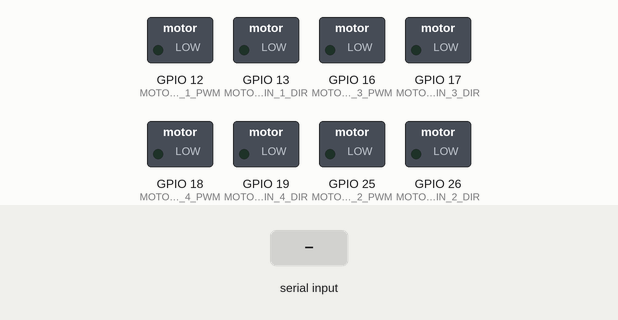
The sketch below on a simulated ESP32. On the bench: switched loads named in the sketch (green lamp = pin HIGH). The test bench sets the inputs (shaded band). What the sketch prints to the serial monitor is not drawn.

Above: at 1.2 s.
1.3 s: byte 30 received over Serial
At 1.6 s:
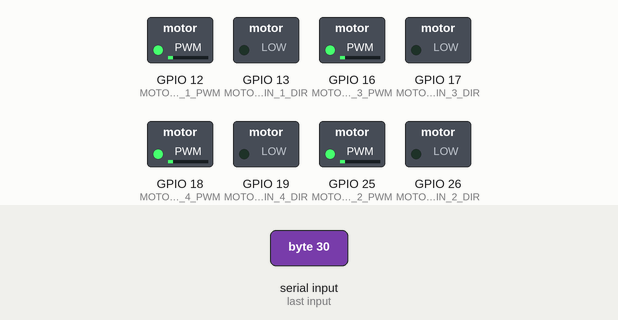
2.8 s: byte 90 received over Serial
At 3.9 s:
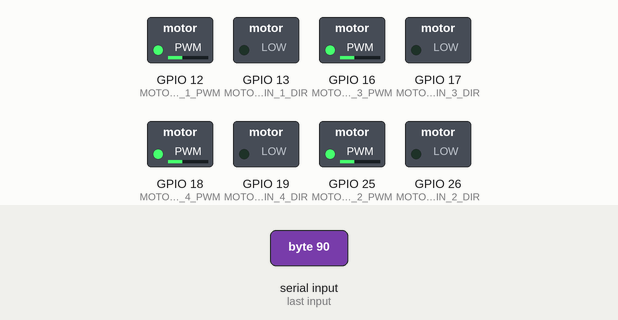
Timing chart, 0 to 9.3 s (numbered marks = the images above; inputs shaded):
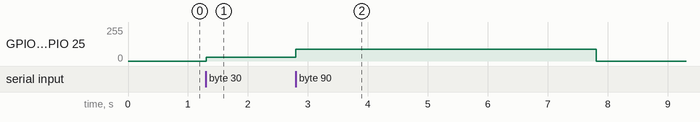

The sketch:

vibrationController.ino
```cpp
#include <driver/ledc.h>  // PWM 제어를 위한 라이브러리 추가

#define MOTOR_PIN_1_PWM 12  // 1st 진동모터
#define MOTOR_PIN_1_DIR 13
#define MOTOR_PIN_2_PWM 25  // 2nd 진동모터
#define MOTOR_PIN_2_DIR 26
#define MOTOR_PIN_3_PWM 16   // 3rd 진동모터
#define MOTOR_PIN_3_DIR 17
#define MOTOR_PIN_4_PWM 18  // 4th 진동모터
#define MOTOR_PIN_4_DIR 19

#define LEDC_FREQ 350  // PWM 주파수
#define LEDC_RESOLUTION 8  // PWM 분해능 (8비트 = 0~255)

bool motorState = false;
unsigned long lastUpdateTime = 0;

void setup() {
    Serial.begin(230400);  // USB Serial 통신 시작 (속도 230400bps로 향상)

    // 진동모터 PWM 설정
    ledcAttach(MOTOR_PIN_1_PWM, LEDC_FREQ, LEDC_RESOLUTION);
    ledcAttach(MOTOR_PIN_2_PWM, LEDC_FREQ, LEDC_RESOLUTION);
    ledcAttach(MOTOR_PIN_3_PWM, LEDC_FREQ, LEDC_RESOLUTION);
    ledcAttach(MOTOR_PIN_4_PWM, LEDC_FREQ, LEDC_RESOLUTION);

    // 모든 진동모터의 방향 제어 핀을 OUTPUT으로 설정
    pinMode(MOTOR_PIN_1_DIR, OUTPUT);
    pinMode(MOTOR_PIN_2_DIR, OUTPUT);
    pinMode(MOTOR_PIN_3_DIR, OUTPUT);
    pinMode(MOTOR_PIN_4_DIR, OUTPUT);

    // 기본 방향 설정
    digitalWrite(MOTOR_PIN_1_DIR, LOW);
    digitalWrite(MOTOR_PIN_2_DIR, LOW);
    digitalWrite(MOTOR_PIN_3_DIR, LOW);
    digitalWrite(MOTOR_PIN_4_DIR, LOW);

    Serial.println("✅ ESP32 Web Serial API 모드 시작됨!");
}

void loop() {
    if (Serial.available()) {  // USB Serial 데이터 수신
        int intensity = Serial.read();  // 수신된 데이터 읽기 (0~255 값)

        if (intensity > 0) {
            // 모든 진동모터 방향 설정
            digitalWrite(MOTOR_PIN_1_DIR, LOW);
            digitalWrite(MOTOR_PIN_2_DIR, LOW);
            digitalWrite(MOTOR_PIN_3_DIR, LOW);
            digitalWrite(MOTOR_PIN_4_DIR, LOW);

            // 진동모터 PWM 신호 출력
            ledcWrite(MOTOR_PIN_1_PWM, intensity);
            ledcWrite(MOTOR_PIN_2_PWM, intensity);
            ledcWrite(MOTOR_PIN_3_PWM, intensity);
            ledcWrite(MOTOR_PIN_4_PWM, intensity);

            Serial.printf("💥 PWM 신호 전송됨: 진동 강도 = %d (0~255)\n", intensity);

            motorState = true;
        } else {
            stopMotors();  // PWM OFF
        }

        lastUpdateTime = millis();
    }

    // 5000ms 동안 데이터가 없으면 자동으로 진동 정지
    if (motorState && millis() - lastUpdateTime > 5000) {
        Serial.println("🛑 일정 시간 신호 없음 → 진동 자동 OFF");
        stopMotors();
    }
}

// 네 개의 모터를 동시에 정지하는 함수
void stopMotors() {
    // 진동모터 정지
    ledcWrite(MOTOR_PIN_1_PWM, 0);
    ledcWrite(MOTOR_PIN_2_PWM, 0);
    ledcWrite(MOTOR_PIN_3_PWM, 0);
    ledcWrite(MOTOR_PIN_4_PWM, 0);

    // 방향 제어 핀 LOW
    digitalWrite(MOTOR_PIN_1_DIR, LOW);
    digitalWrite(MOTOR_PIN_2_DIR, LOW);
    digitalWrite(MOTOR_PIN_3_DIR, LOW);
    digitalWrite(MOTOR_PIN_4_DIR, LOW);

    Serial.println("🛑 PWM 신호 OFF (진동 정지)");
    motorState = false;
}
```

Measured:
- after the input at 1.3 s, GPIO 12 (MOTOR_PIN_1_PWM), GPIO 16 (MOTOR_PIN_3_PWM), GPIO 18 (MOTOR_PIN_4_PWM), GPIO 25 (MOTOR_PIN_2_PWM): 0/255 → 30/255 at once
- after the input at 2.8 s, GPIO 12 (MOTOR_PIN_1_PWM), GPIO 16 (MOTOR_PIN_3_PWM), GPIO 18 (MOTOR_PIN_4_PWM), GPIO 25 (MOTOR_PIN_2_PWM): 30/255 → 90/255 at once, → 0/255 5.0 s later
